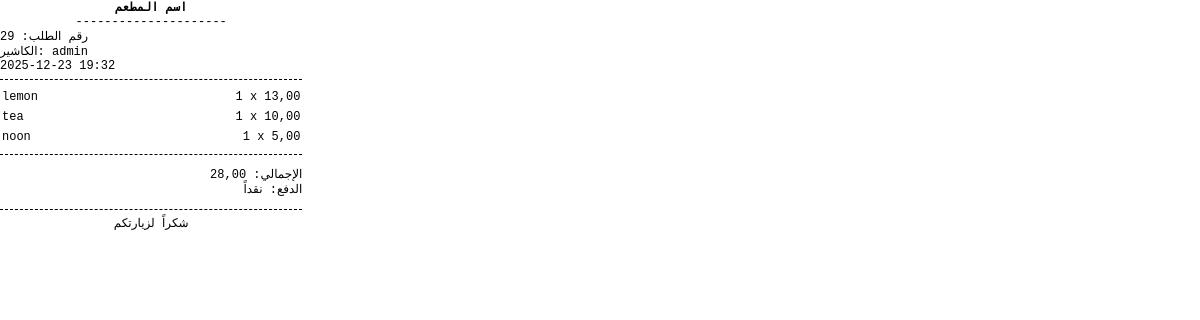
/sales/ticket/29/print/ (signed in), run on the app's committed database.
### sales/models.py (models this page shows, shortened)
class Ticket(models.Model):
    PAYMENT_CHOICES = (
        ('cash', 'نقداً'),
        ('transfer', 'تحويل'),
    )
    STATUS_CHOICES = (
        ('open', 'مفتوح'),
        ('closed', 'مغلق'),
    )
    cashier = models.ForeignKey(
        settings.AUTH_USER_MODEL,
        on_delete=models.CASCADE,
        verbose_name="الكاشير"
    )
    status = models.CharField(
        max_length=10,
        choices=STATUS_CHOICES,
        default='open'
    )
    payment_method = models.CharField(
        max_length=10,
        choices=PAYMENT_CHOICES,
        null=True,
        blank=True
    )
    transfer_number = models.CharField(
        max_length=50,
        null=True,
        blank=True
    )
    created_at = models.DateTimeField(auto_now_add=True)
    def total_amount(self):
        return sum(item.subtotal() for item in self.items.all())

class TicketItem(models.Model):
    ticket = models.ForeignKey(
        Ticket,
        related_name='items',
        on_delete=models.CASCADE
    )
    product = models.ForeignKey(Product, on_delete=models.CASCADE)
    quantity = models.PositiveIntegerField(default=1)
    price = models.DecimalField(max_digits=10, decimal_places=2)
    def subtotal(self):
        return self.price * self.quantity

### staff/models.py (models this page shows, shortened)
class CustomUser(AbstractUser):
    ROLES = (
        ('manager', 'مدير'),
        ('cashier', 'كاشير'),
        ('staff', 'موظف'),
    )
    role = models.CharField(max_length=20, choices=ROLES, default='staff')
    full_name = models.CharField(max_length=150)
    phone_number = models.CharField(max_length=20, blank=True)
    location = models.CharField(max_length=255, blank=True)
    manager_pin = models.CharField(
        max_length=128,
        blank=True,
        null=True,
        verbose_name="رمز المدير"
    )

### inventory/models.py (models this page shows, shortened)
class Product(models.Model):
    name = models.CharField("اسم المنتج", max_length=100)
    price = models.DecimalField("السعر", max_digits=10, decimal_places=2)
    is_active = models.BooleanField("متاح للبيع", default=True)

### sales/views.py (the view)
# urls.py: path('ticket/<int:ticket_id>/print/', views.print_ticket, name='print_ticket'),
@login_required
def print_ticket(request, ticket_id):
    ticket = get_object_or_404(
        Ticket,
        id=ticket_id,
        cashier=request.user
    )
    return render(request, 'sales/receipt.html', {'ticket': ticket})

### templates/sales/receipt.html (shortened to what this page needs)
<!DOCTYPE html>
<html>
<head>
</head>
<body onload="window.print()">
<div class="center">
    <strong>اسم المطعم</strong><br>
    ---------------------
</div>
رقم الطلب: {{ ticket.id }}<br>
الكاشير: {{ ticket.cashier.full_name }}<br>
{{ ticket.created_at|date:"Y-m-d H:i" }}
<div class="line"></div>
<table>
{% for item in ticket.items.all %}
<tr>
    <td>{{ item.product.name }}</td>
    <td class="right">{{ item.quantity }} x {{ item.price }}</td>
</tr>
{% endfor %}
</table>
<div class="line"></div>
<p class="right">
الإجمالي: {{ ticket.total_amount }}<br>
الدفع: {{ ticket.get_payment_method_display }}
</p>
<div class="line"></div>
<div class="center">
    شكراً لزيارتكم
</div>
</body>
</html>

### templates/sales/receipt.html (style rules this page uses)
body { width: 80mm; margin: 0; font-family: monospace; font-size: 12px; }
.center { text-align: center; }
.line { border-top: 1px dashed #000; margin: 6px 0; }
table { width: 100%; }
td { padding: 2px 0; }
.right { text-align: right; }

### data on the page
Ticket: id "29", cashier.full_name "admin", created_at "2025-12-23 19:32", total_amount "28,00", payment_method "نقداً"
TicketItem: product.name "lemon", quantity "1", price "13,00"
TicketItem: product.name "tea", quantity "1", price "10,00"
TicketItem: product.name "noon", quantity "1", price "5,00"
